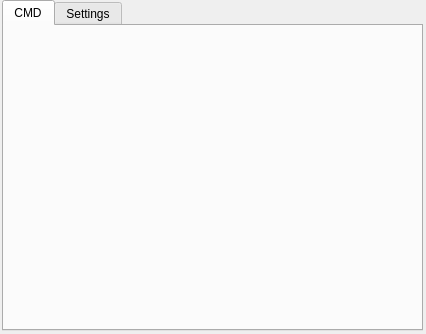
<?xml version="1.0" encoding="UTF-8"?>
<ui version="4.0">
 <class>editor</class>
 <widget class="QWidget" name="editor">
  <property name="geometry">
   <rect>
    <x>0</x>
    <y>0</y>
    <width>426</width>
    <height>334</height>
   </rect>
  </property>
  <property name="windowTitle">
   <string>Form</string>
  </property>
  <widget class="QWidget" name="verticalLayoutWidget">
   <property name="geometry">
    <rect>
     <x>2</x>
     <y>0</y>
     <width>421</width>
     <height>331</height>
    </rect>
   </property>
   <layout class="QVBoxLayout" name="layout">
    <item>
     <widget class="QTabWidget" name="tabcontainer">
      <property name="currentIndex">
       <number>0</number>
      </property>
      <widget class="QWidget" name="cmd">
       <attribute name="title">
        <string>CMD</string>
       </attribute>
       <widget class="QWidget" name="verticalLayoutWidget_2">
        <property name="geometry">
         <rect>
          <x>0</x>
          <y>0</y>
          <width>421</width>
          <height>301</height>
         </rect>
        </property>
        <layout class="QVBoxLayout" name="tab1layout"/>
       </widget>
      </widget>
      <widget class="QWidget" name="settings">
       <attribute name="title">
        <string>Settings</string>
       </attribute>
      </widget>
     </widget>
    </item>
   </layout>
  </widget>
 </widget>
 <resources/>
 <connections/>
</ui>
